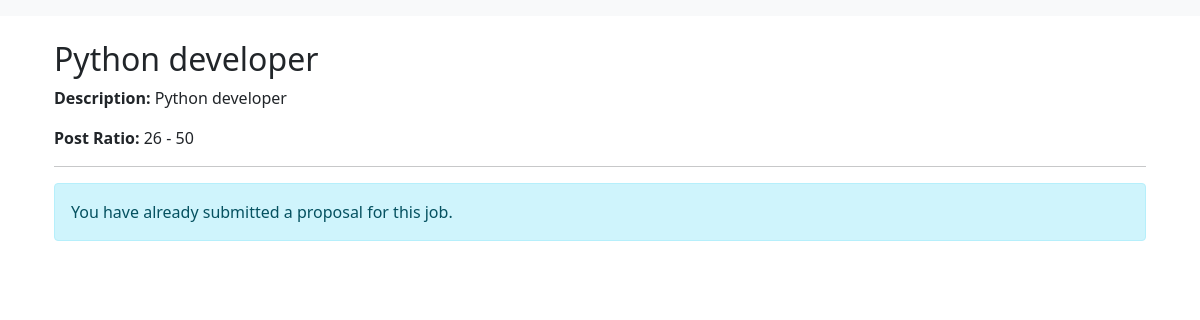
Screenshot of /jobs/1/ (signed in) with the database file from the repository.
### jobs/models.py (models this page shows, shortened)
class jobs(models.Model):
    RANGE_1_25 = "1-25"
    RANGE_26_50 = "26-50"
    RANGE_51_75 = "51-75"
    RANGE_76_100 = "76-100"
    RATIO_CHOICES = (
        (RANGE_1_25, "1 - 25"),
        (RANGE_26_50, "26 - 50"),
        (RANGE_51_75, "51 - 75"),
        (RANGE_76_100, "76 - 100"),
    )
    job_title = models.CharField(max_length=200)
    job_description = models.TextField()
    job_post_ratio = models.CharField(
        choices=RATIO_CHOICES,
        max_length=10,
        db_index=True,
        default=RANGE_1_25
    )

### jobs/views.py (the view)
# urls.py: path('<int:job_id>/', views.job_detail, name='job_detail'),
@login_required
def job_detail(request, job_id):
    job = get_object_or_404(jobs, id=job_id)
    existing_proposal = UserProposal.objects.filter(user=request.user, job=job).first()
    if request.method == 'POST':
        if existing_proposal:
            messages.warning(request, "You have already submitted a proposal for this job.")
            return redirect('job_detail', job_id=job_id)
        form = UserProposalForm(request.POST)
        if form.is_valid():
            proposal = form.save(commit=False)
            proposal.user = request.user
            proposal.job = job
            proposal.save()
            messages.success(request, "Your proposal has been submitted.")
            return redirect('job_list')
    else:
        form = UserProposalForm()
    return render(request, 'job_detail.html', {
        'job': job,
        'form': form,
        'existing_proposal': existing_proposal
    })

### jobs/templates/job_detail.html (shortened to what this page needs)
{% extends "base.html" %}
{% block content %}
<div class="container mt-4">
  <h2>{{ job.job_title }}</h2>
  <p><strong>Description:</strong> {{ job.job_description }}</p>
  <p><strong>Post Ratio:</strong> {{ job.get_job_post_ratio_display }}</p>
  <hr>
  {% if existing_proposal %}
    <div class="alert alert-info">
      You have already submitted a proposal for this job.
    </div>
  {% endif %}
</div>
{% endblock %}

### rows the page displays
jobs: job_title "Python developer", job_description "Python developer", job_post_ratio "26 - 50"
